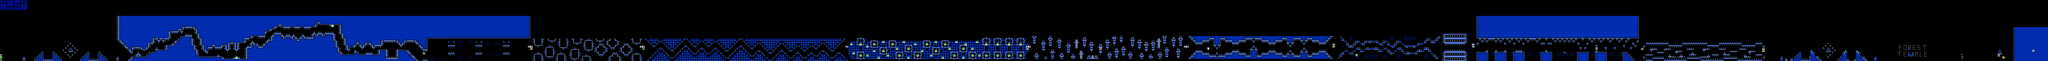

Below is a game level as drawn by its tile map, then a one-line description and the .tmx that defines it (tile-layer data replaced by summaries):
An orthogonal 896x27 tile map with 16x16 px tiles, 2 tile layers (SP, ...), 2 tilesets, 2 image layers.

<map version="1.10" tiledversion="1.11.2" orientation="orthogonal" renderorder="right-down" width="896" height="27" tilewidth="16" tileheight="16" infinite="0" nextlayerid="5" nextobjectid="1">
 <editorsettings>
  <chunksize width="16" height="27" />
  <export target="../LEVELS/LEVEL DATA/foresttemple.csv" format="csv" />
 </editorsettings>
 <tileset firstgid="1" name="famidash" tilewidth="16" tileheight="16" tilecount="256" columns="16">
  <image source="../../../GRAPHICS/famidash.bmp" width="256" height="256" />
 </tileset>
 <tileset firstgid="257" name="sprites" tilewidth="16" tileheight="16" tilecount="256" columns="16">
  <image source="../../../GRAPHICS/sprites.png" width="256" height="256" />
 </tileset>
 <imagelayer id="3" name="Image Layer 1" parallaxx="0.9" parallaxy="0.9" repeatx="1" repeaty="1">
  <image source="../../../GRAPHICS/Old/parallax Blue.bmp" width="144" height="72" />
 </imagelayer>
 <imagelayer id="4" name="Image Layer 2" offsetx="0" offsety="432" repeatx="1">
  <image source="../../../GRAPHICS/ground.bmp" width="64" height="128" />
 </imagelayer>
 <layer id="1" width="896" height="27">
  <data>[24192 cells, 24192 non-empty, 82 distinct tile ids]</data>
 </layer>
 <layer id="2" name="SP" width="896" height="27">
  <data>[24192 cells, 83 non-empty, 27 distinct tile ids]</data>
 </layer>
</map>
